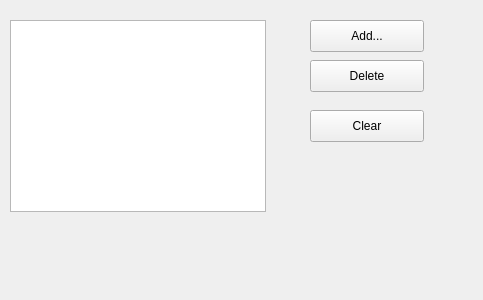
<?xml version="1.0" encoding="UTF-8"?>
<ui version="4.0">
 <class>Widget</class>
 <widget class="QWidget" name="Widget">
  <property name="geometry">
   <rect>
    <x>0</x>
    <y>0</y>
    <width>483</width>
    <height>300</height>
   </rect>
  </property>
  <property name="windowTitle">
   <string>Widget</string>
  </property>
  <widget class="QListWidget" name="listWidget">
   <property name="geometry">
    <rect>
     <x>10</x>
     <y>20</y>
     <width>256</width>
     <height>192</height>
    </rect>
   </property>
  </widget>
  <widget class="QPushButton" name="addButton">
   <property name="geometry">
    <rect>
     <x>310</x>
     <y>20</y>
     <width>114</width>
     <height>32</height>
    </rect>
   </property>
   <property name="text">
    <string>Add...</string>
   </property>
  </widget>
  <widget class="QPushButton" name="deleteButton">
   <property name="geometry">
    <rect>
     <x>310</x>
     <y>60</y>
     <width>114</width>
     <height>32</height>
    </rect>
   </property>
   <property name="text">
    <string>Delete</string>
   </property>
  </widget>
  <widget class="QPushButton" name="clearButton">
   <property name="geometry">
    <rect>
     <x>310</x>
     <y>110</y>
     <width>114</width>
     <height>32</height>
    </rect>
   </property>
   <property name="text">
    <string>Clear</string>
   </property>
  </widget>
 </widget>
 <layoutdefault spacing="6" margin="11"/>
 <resources/>
 <connections>
  <connection>
   <sender>clearButton</sender>
   <signal>clicked()</signal>
   <receiver>listWidget</receiver>
   <slot>clear()</slot>
   <hints>
    <hint type="sourcelabel">
     <x>411</x>
     <y>128</y>
    </hint>
    <hint type="destinationlabel">
     <x>207</x>
     <y>125</y>
    </hint>
   </hints>
  </connection>
 </connections>
</ui>
